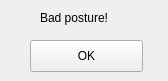
<?xml version="1.0" encoding="UTF-8"?>
<ui version="4.0">
 <class>Form</class>
 <widget class="QWidget" name="Form">
  <property name="geometry">
   <rect>
    <x>0</x>
    <y>0</y>
    <width>168</width>
    <height>81</height>
   </rect>
  </property>
  <property name="windowTitle">
   <string>Notification</string>
  </property>
  <widget class="QLabel" name="label">
   <property name="geometry">
    <rect>
     <x>40</x>
     <y>10</y>
     <width>81</width>
     <height>16</height>
    </rect>
   </property>
   <property name="text">
    <string>Bad posture!</string>
   </property>
  </widget>
  <widget class="QPushButton" name="okBtn">
   <property name="geometry">
    <rect>
     <x>30</x>
     <y>40</y>
     <width>113</width>
     <height>32</height>
    </rect>
   </property>
   <property name="text">
    <string>OK</string>
   </property>
  </widget>
 </widget>
 <resources/>
 <connections/>
</ui>
